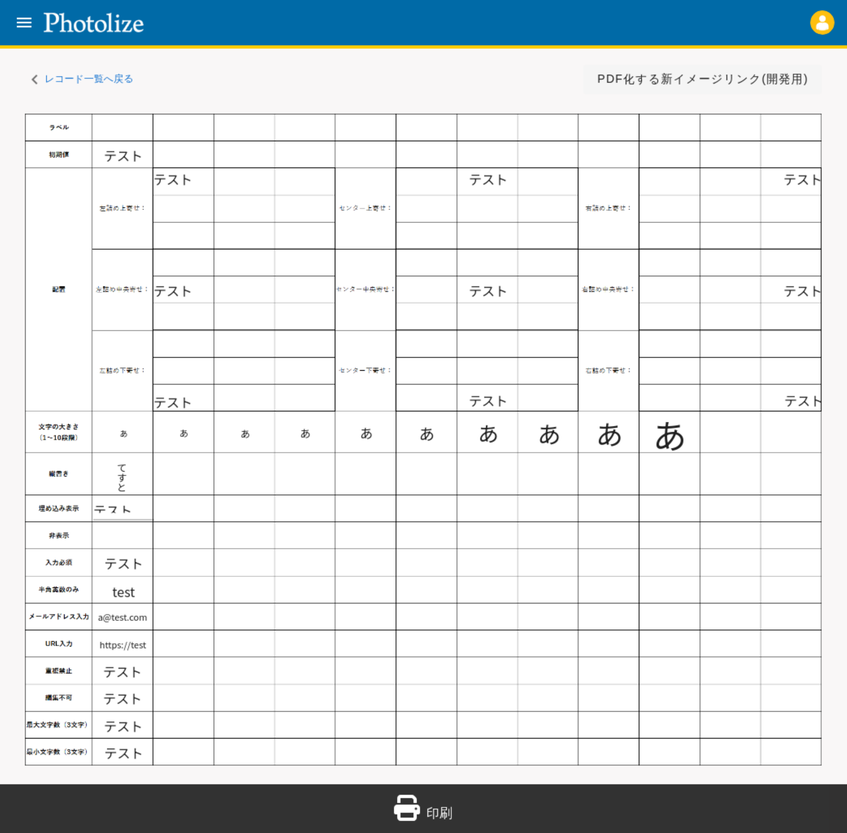
#> input picture python/TestScript/photolize/slt_ver1/high_png/base.png, 847 x 833 px, shrunk from 2613 x 2567 before the run, found by its file name
$ python position_copy6.py
#> lines starting #> are read from the running program, lines starting #| are printed output that depends on the picture; after the words box and inside, x2 and y2 are one past the last pixel; in counts of white or black regions, pixels touching at a corner belong together
# 失敗作（エッジ検出して、輪郭補正しようとしたが失敗）
# diff_color_img.pyをより正確に差分ごとに色分けできるようにしたもの
# 成功作
# 連番の色枠付き画像を生成＆対応する赤枠と緑枠を出力＆赤枠と緑枠の座標と幅と高さを出力＆配置の差異判定
# 参考サイト：https://sosotata.com/spot7differences/
import cv2
import os
import numpy as np
import subprocess


# 保存先ディレクトリを作成
output_dir = os.path.join(os.path.dirname(os.path.abspath(__file__)), "high_png/")
# フォルダが存在しない場合は作成
if not os.path.exists(output_dir):
    os.makedirs(output_dir)
    command = f"sudo chown -R aridome:aridome {output_dir}"
    # コマンドを実行
    subprocess.call(command, shell=True)

# ファイル名を生成
output_file_name_A = 'base.png'
output_file_name_B = 'chg_fontSize.png'
# ファイルパスを作成
output_file_path_A = os.path.join(output_dir, output_file_name_A)
output_file_path_B = os.path.join(output_dir, output_file_name_B)

img1 = cv2.imread(output_file_path_A)
#> img1 is the input picture: shape (833, 847, 3); mean B, G, R 229.3, 226.9, 221.8
img2 = cv2.imread(output_file_path_B)
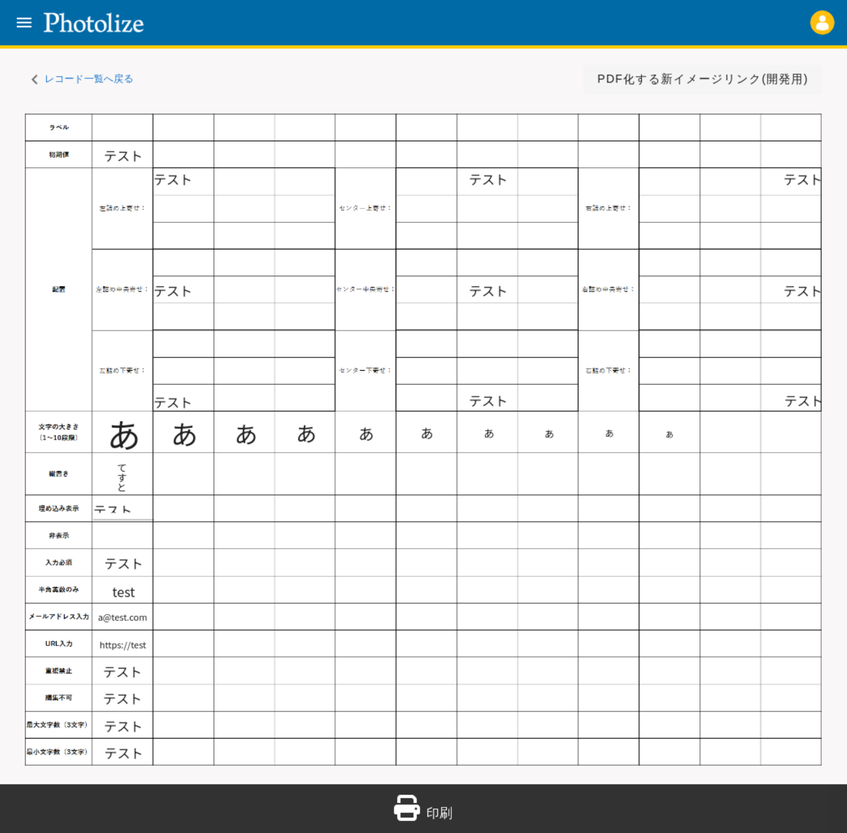
#> input picture python/TestScript/photolize/slt_ver1/high_png/chg_fontSize.png, 847 x 833 px, shrunk from 2613 x 2567 before the run, found by its file name
#> img2 is the input picture: shape (833, 847, 3); mean B, G, R 229.3, 226.9, 221.8

img1_gray = cv2.cvtColor(img1, cv2.COLOR_BGR2GRAY)
img2_gray = cv2.cvtColor(img2, cv2.COLOR_BGR2GRAY)

# 画像Aから画像Bを引くことで1枚目の画像の差分のみを取得
diff_img1 = cv2.subtract(img2_gray, img1_gray)
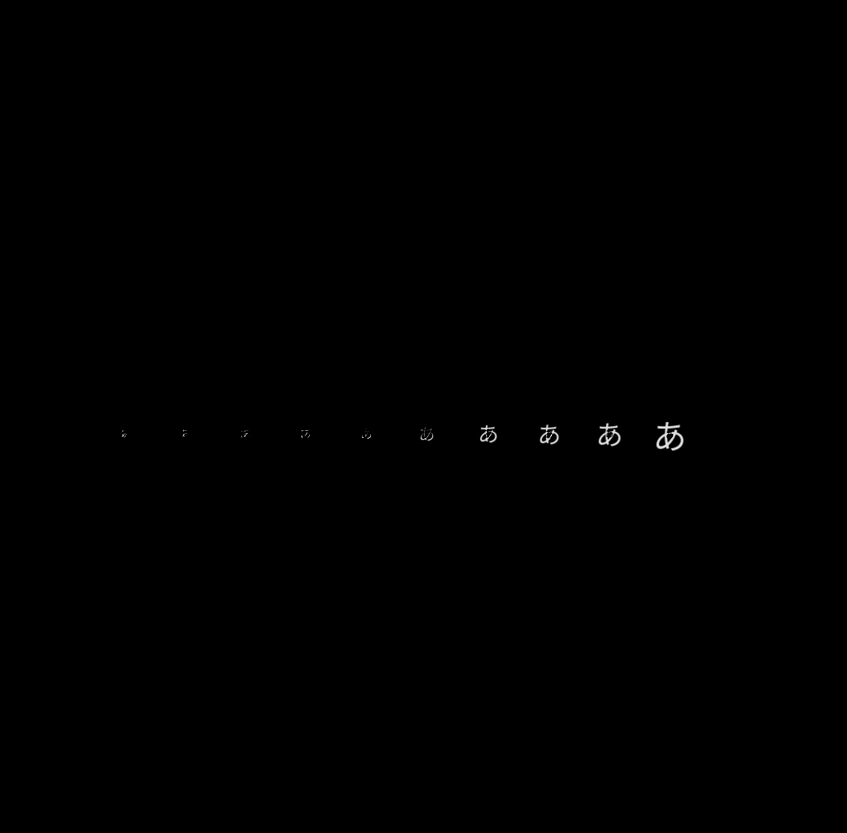
#> diff_img1: shape (833, 847); min 0, max 241, mean 0.2
diff_img2 = cv2.subtract(img1_gray, img2_gray)
diff = cv2.absdiff(img1_gray, img2_gray)

# 二値化
ret, diff_img1 = cv2.threshold(diff_img1, 0, 255, cv2.THRESH_BINARY + cv2.THRESH_OTSU)
#> diff_img1: shape (833, 847); 0.12% white in thin lines or dots, all inside (x1, y1, x2, y2) = (122, 422, 683, 451)
#> ret = 84
ret, diff_img2 = cv2.threshold(diff_img2, 0, 255, cv2.THRESH_BINARY + cv2.THRESH_OTSU)
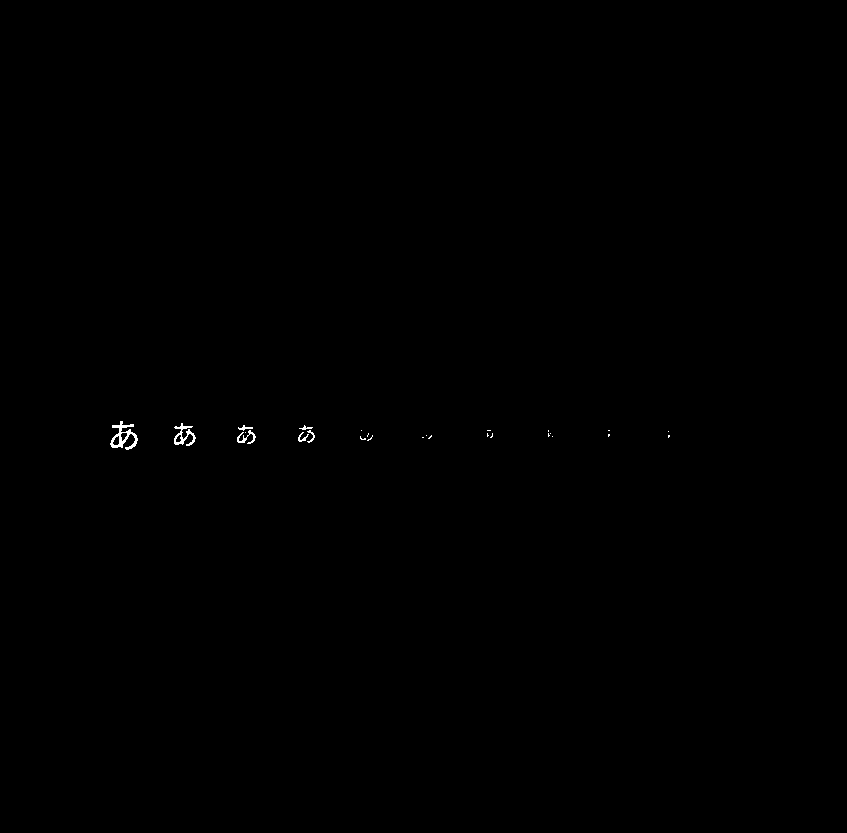
#> diff_img2: shape (833, 847); 0.12% white in thin lines or dots, all inside (x1, y1, x2, y2) = (110, 421, 670, 450)
#> ret = 83

# カーネルを準備（オープニング用）
kernel = np.ones((2,2),np.uint8)
# オープニング（収縮→膨張）実行 ノイズ除去
result_bin1 = cv2.morphologyEx(diff_img1, cv2.MORPH_OPEN, kernel) # オープニング（収縮→膨張）。ノイズ除去。
#> result_bin1: shape (833, 847); 0.1% white in thin lines or dots, all inside (x1, y1, x2, y2) = (425, 423, 684, 452)
result_bin2 = cv2.morphologyEx(diff_img2, cv2.MORPH_OPEN, kernel) # オープニング（収縮→膨張）。ノイズ除去。
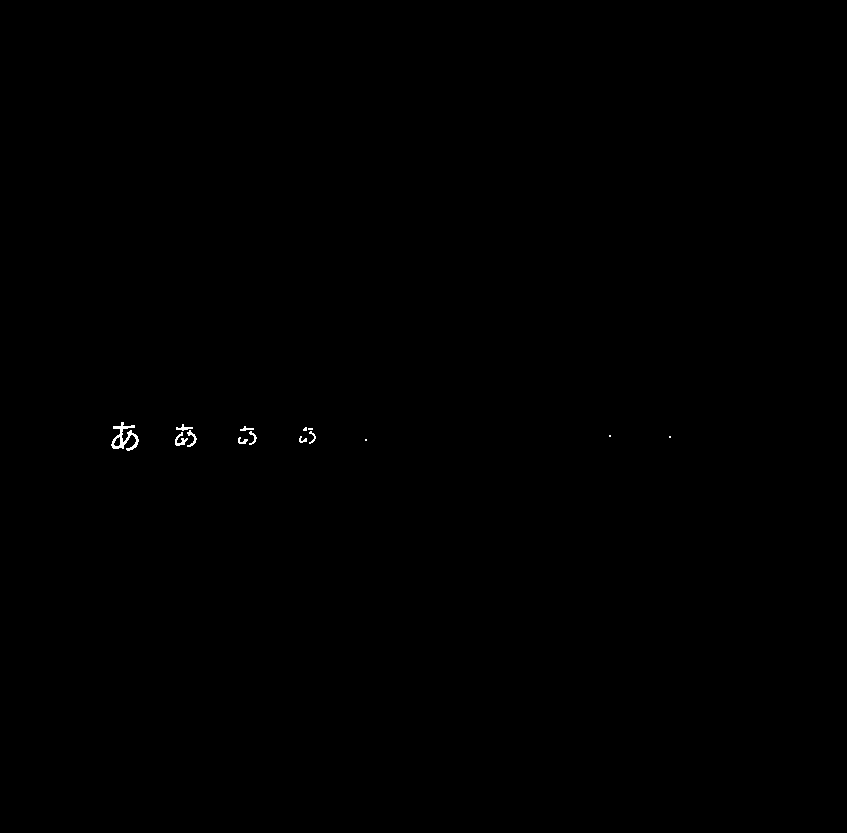
#> result_bin2: shape (833, 847); 0.1% white in thin lines or dots, all inside (x1, y1, x2, y2) = (111, 422, 671, 451)

# エッジ検出を行う
threshold1 = 100
threshold2 = 300
edges1 = cv2.Canny(result_bin1, threshold1, threshold2)  # 適切な閾値を設定
#> edges1: shape (833, 847); 0.06% white in thin lines or dots, all inside (x1, y1, x2, y2) = (480, 422, 684, 452)
edges2 = cv2.Canny(result_bin2, threshold1, threshold2)
#> edges2: shape (833, 847); 0.07% white in thin lines or dots, all inside (x1, y1, x2, y2) = (111, 421, 316, 451)

# 二値画像をRGB形式に変換
result_bin1_rgb = cv2.cvtColor(edges1, cv2.COLOR_GRAY2RGB)
result_bin2_rgb = cv2.cvtColor(edges2, cv2.COLOR_GRAY2RGB)

# 輪郭線の取得
contours1, _ = cv2.findContours(edges1, cv2.RETR_EXTERNAL, cv2.CHAIN_APPROX_SIMPLE)
#> contours1 = 42 contours, 41 with area under 20; largest, box (x1, y1, x2, y2) and area: (659, 438, 666, 447) 35
contours2, _ = cv2.findContours(edges2, cv2.RETR_EXTERNAL, cv2.CHAIN_APPROX_SIMPLE)
#> contours2 = 36 contours, all with area under 20

# 輪郭の近似
epsilon = 0.02 * cv2.arcLength(contours1[0], True)  # イプシロンの値を調整して近似の滑らかさを調整
#> epsilon = 0
approx1 = cv2.approxPolyDP(contours1[0], epsilon, True)
#> approx1 = [[493, 443]]

epsilon = 0.02 * cv2.arcLength(contours2[0], True)
#> epsilon = 0.04
approx2 = cv2.approxPolyDP(contours2[0], epsilon, True)
#> approx2 = [[251, 444], [252, 444]]

# 滑らかな輪郭を含む新しい画像を作成
result_contour1 = np.zeros_like(result_bin1_rgb)
result_contour2 = np.zeros_like(result_bin2_rgb)

# 輪郭を描画
cv2.drawContours(result_contour1, [approx1], -1, (0, 0, 255), thickness=2)
cv2.drawContours(result_contour2, [approx2], -1, (0, 0, 255), thickness=2)

# 二値画像をRGB形式に変換し、滑らかな輪郭を含む画像と重ねる
result_smooth1 = cv2.add(result_bin1_rgb, result_contour1)
result_smooth2 = cv2.add(result_bin2_rgb, result_contour2)

### 変更前と変更後の色分け ###
# 白色の範囲を定義
lower_white = np.array([200, 200, 200])  # 下限（B、G、R）
upper_white = np.array([255, 255, 255])  # 上限（B、G、R）

# 白色の範囲内にあるピクセルをマスクとして取得
white_mask1 = cv2.inRange(result_smooth1, lower_white, upper_white)
white_mask2 = cv2.inRange(result_smooth2, lower_white, upper_white)

# 緑色を指定
green_color = (0, 255, 0)  # (B、G、R)
# 赤色を指定
red_color = (0, 0, 255)  # (B、G、R)

# ピクセルの色を変更
result_smooth1[white_mask1 > 0] = red_color
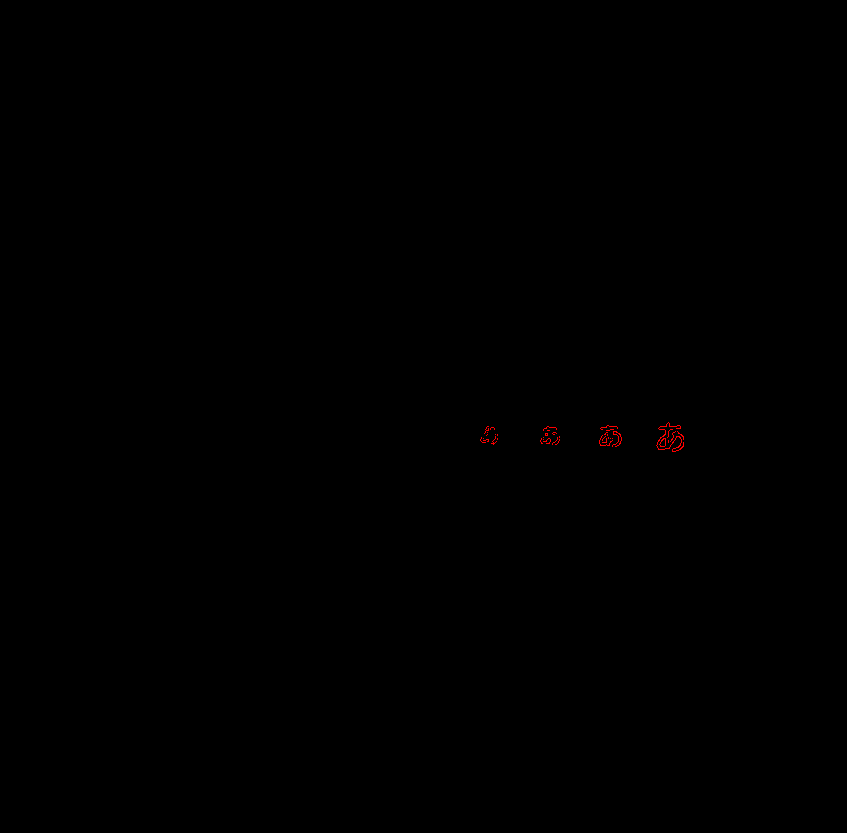
#> result_smooth1: shape (833, 847, 3); mean B, G, R 0, 0, 0.2
result_smooth2[white_mask2 > 0] = green_color
#> result_smooth2: shape (833, 847, 3); mean B, G, R 0, 0.2, 0

# 二値画像をRGB形式に変換し、2枚の画像を重ねる。
result_diff = cv2.add(result_smooth1, result_smooth2)
result = cv2.addWeighted(img1, 0.2, result_diff, 0.8, 2.2) # ２.２はガンマ値。大きくすると白っぽくなる
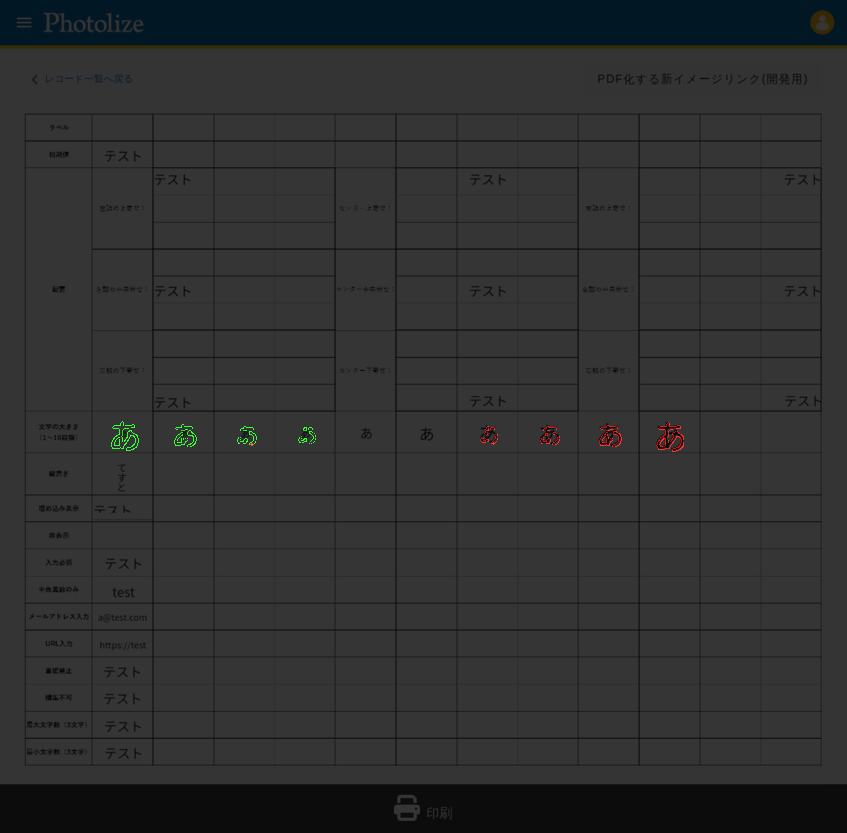
#> result: shape (833, 847, 3); mean B, G, R 48, 47.6, 46.6

### 差異が検出されたか判定 ###
# 2値画像（result_bin）の白いピクセル（差分が存在する部分）の数をカウント
white_pixel_count = cv2.countNonZero(result_bin2)
#> white_pixel_count = 721

# ある閾値以上の白いピクセルが存在する場合、差分があると判断する
threshold = 100  # 適切な閾値を選択
red_text_start = "\033[91m"
red_text_end = "\033[0m"
green_text_start = "\033[92m"
green_text_end = "\033[0m"

if white_pixel_count > threshold:
    print(f"{red_text_start}差異が検出されました{red_text_end}")
else:
    print(f"{green_text_start}異常なし{green_text_end}")

# 差分画像を保存
if output_file_name_B == "base.png":
    output_file_name = f"judge_high_{output_file_name_B}"
else:
    output_file_name = f"judge_high_{output_file_name_B.split('_')[1]}"
output_dir2 = os.path.join(os.path.dirname(os.path.abspath(__file__)), "judge_high_png")
# フォルダが存在しない場合は作成
if not os.path.exists(output_dir2):
    os.makedirs(output_dir2)
    command = f"sudo chown -R aridome:aridome {output_dir2}"
    # コマンドを実行
    subprocess.call(command, shell=True)
#> (this line was passed over: subprocess is not available in this run)

# ファイルパスを作成
output_file_path = os.path.join(output_dir2, output_file_name)

# 画像を保存する
cv2.imwrite(output_file_path, result)

print(f"2つの画像の差異部分に枠をつけたカラー画像を{output_file_path}に保存しました")
